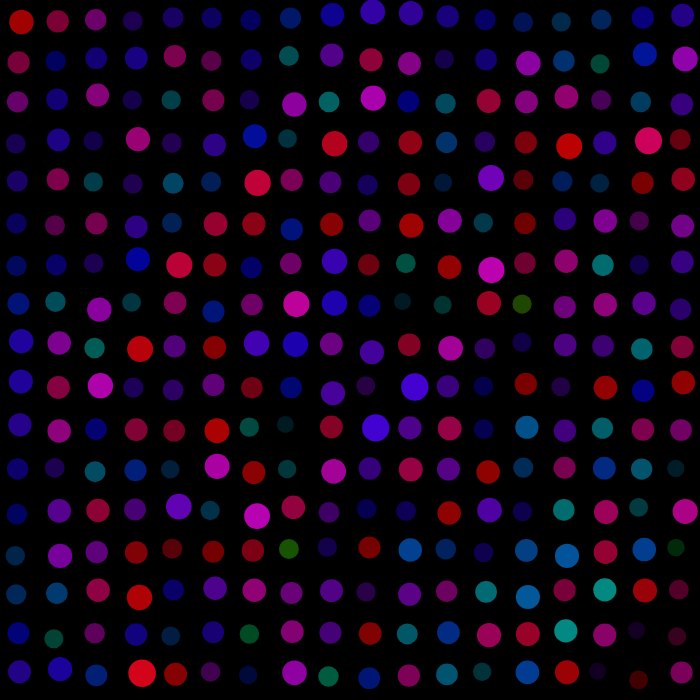
Frame 1 (no input)
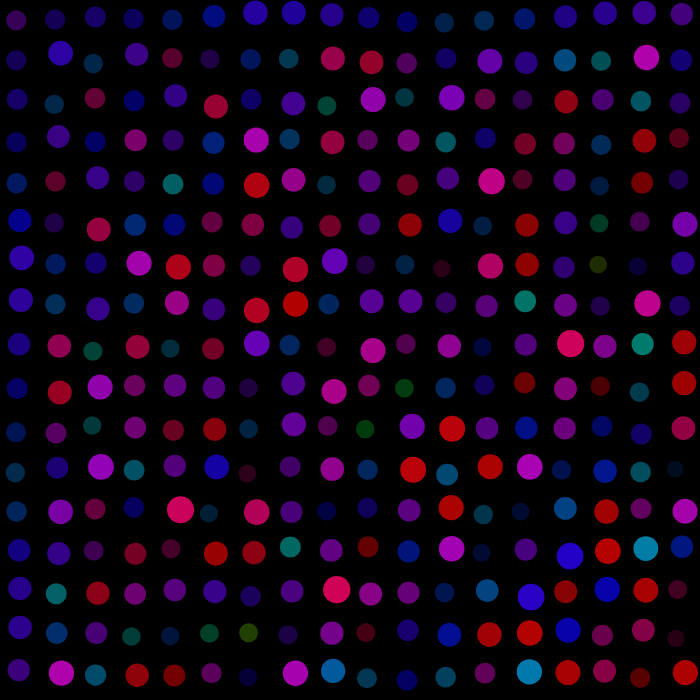
Frame 60 (no input)
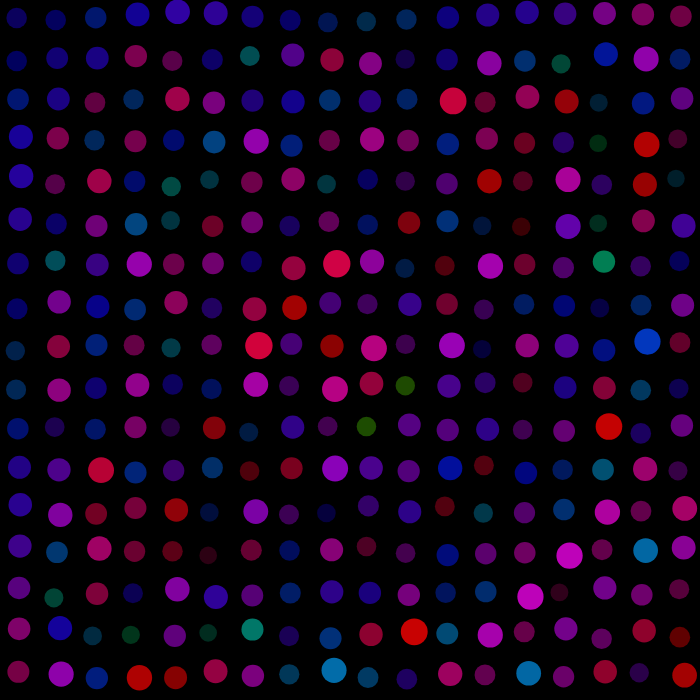
Frame 120 (the mouse pressed at the canvas centre since frame 60)

The p5.js sketch that drew these frames (run headless with seeded random() and noise() and a simulated clock; from frame 60 on, the mouse is pressed at the canvas centre):

// p5.js sketch
// ── sketch.js
function setup() {
    createCanvas(700, 700);
}
function draw() {
    background(0);
    noStroke();
    colorMode(HSB);
    for (var i = 10; i<width-4; i=i+39) {
        for (var j = 10; j<height-5; j=j+41) {
            var x = 18*noise((millis()+i*j)/1800.0, 0.0);
            var y = 18*noise(0.0, (millis()+i*j)/1800.0);
            var r = 15*noise((millis()+i*j)/1800.0);
            var alpha = noise((millis()+i*j)/1800.0);
            var hue01 = 200*noise((millis()+i*j)/1800.0);
            var hue02 = 400*noise((millis()+i*j)/4800.0);
            fill(hue01+hue02, 99, 99, alpha);
            ellipse(i+x, j+y, r+15, r+15);
        }
    }
}
